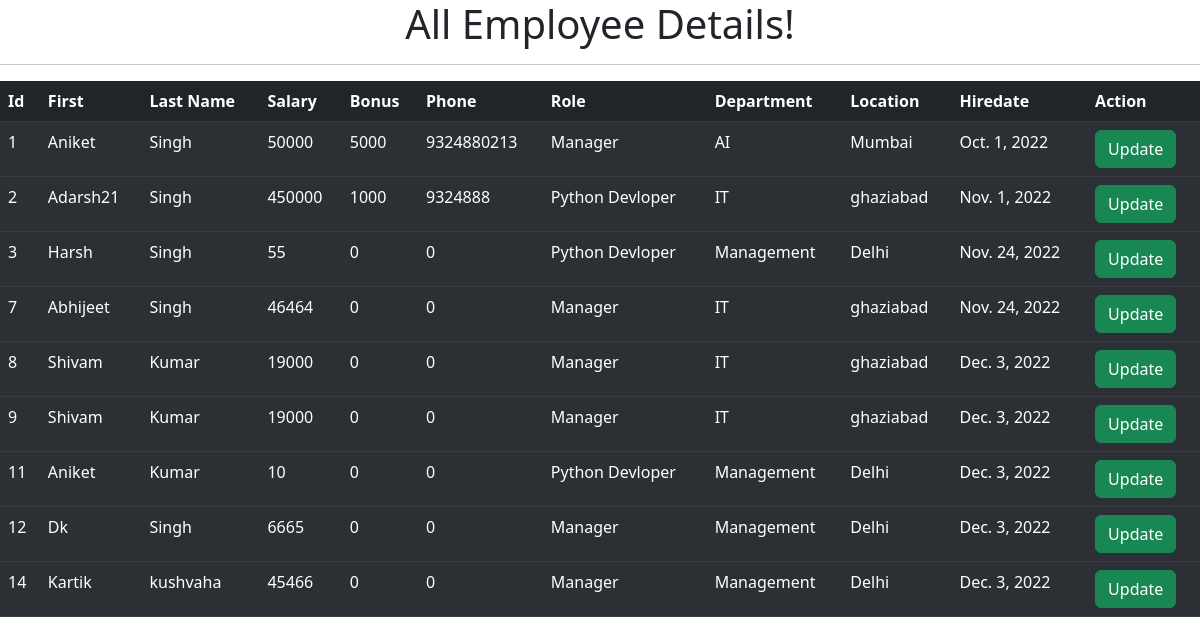
The app's page /all_emp with its own data.
### emp_app/models.py (models this page shows, shortened)
class Employee(models.Model):
    first_name = models.CharField(max_length=100, null=False)
    last_name = models.CharField(max_length=100)
    dept =  models.ForeignKey(Department, on_delete=models.CASCADE)
    salary = models.IntegerField(default=0)
    bonus = models.IntegerField(default=0)
    role = models.ForeignKey(Role, on_delete=models.CASCADE)
    phone = models.IntegerField(default=0)
    hire_date = models.DateField()

class Role(models.Model):
    name = models.CharField(max_length=100, null=False)

class Department(models.Model):
    name = models.CharField(max_length=100, null=False)
    location = models.CharField(max_length=100)

### emp_app/views.py (the view)
# urls.py: path('all_emp', views.all_emp, name='all_emp'),
def all_emp(request):
    emps = Employee.objects.all()
    context = {
        'emps':emps
    }
    return render(request, 'view_all_emp.html' , context)

### emp_app/templates/view_all_emp.html (shortened to what this page needs)
<!doctype html>
<html lang="en">
  <head>
    <link href="https://cdn.jsdelivr.net/npm/bootstrap@5.2.3/dist/css/bootstrap.min.css" rel="stylesheet">
  </head>
  <body>
    <div class="container">
        <h1 class="text-center">All Employee Details!</h1>
    </div>
    <hr>
    <div>
        <table class="table table-dark table-striped">
            <thead>
              <tr>
                <th scope="col">Id</th>
                <th scope="col">First</th>
                <th scope="col">Last Name</th>
                <th scope="col">Salary</th>
                <th scope="col">Bonus</th>
                <th scope="col">Phone</th>
                <th scope="col">Role</th>
                <th scope="col">Department</th>
                <th scope="col">Location</th>
                <th scope="col">Hiredate</th>
                <th scope="col">Action</th>
              </tr>
            </thead>
             {% for emp in emps %}
            <tbody>
              <tr>
                <td>{{emp.id}}</td>
                <td>{{emp.first_name}}</td>
                <td>{{emp.last_name}}</td>
                <td>{{emp.salary}}</td>
                <td>{{emp.bonus}}</td>
                <td>{{emp.phone}}</td>
                <td>{{emp.role.name}}</td>
                <td>{{emp.dept.name}}</td>
                <td>{{emp.dept.location}}</td>
                <td>{{emp.hire_date}}</td>
                <td>
                  <a href="{% url 'updatedata' emp.id %}"><button type="submit"  class="btn btn-success">Update </button></a>
  </td>
              </tr>
            </tbody>
            {% endfor %}
          </table>
    </div>
  </body>
</html>

### records on screen
Employee: id "1", first_name "Aniket", last_name "Singh", salary "50000", bonus "5000", phone "9324880213", role.name "Manager", dept.name "AI", dept.location "Mumbai", hire_date "Oct. 1, 2022"
Employee: id "2", first_name "Adarsh21", last_name "Singh", salary "450000", bonus "1000", phone "9324888", role.name "Python Devloper", dept.name "IT", dept.location "ghaziabad", hire_date "Nov. 1, 2022"
Employee: id "3", first_name "Harsh", last_name "Singh", salary "55", bonus "0", phone "0", role.name "Python Devloper", dept.name "Management", dept.location "Delhi", hire_date "Nov. 24, 2022"
Employee: id "7", first_name "Abhijeet", last_name "Singh", salary "46464", bonus "0", phone "0", role.name "Manager", dept.name "IT", dept.location "ghaziabad", hire_date "Nov. 24, 2022"
Employee: id "8", first_name "Shivam", last_name "Kumar", salary "19000", bonus "0", phone "0", role.name "Manager", dept.name "IT", dept.location "ghaziabad", hire_date "Dec. 3, 2022"
Employee: id "9", first_name "Shivam", last_name "Kumar", salary "19000", bonus "0", phone "0", role.name "Manager", dept.name "IT", dept.location "ghaziabad", hire_date "Dec. 3, 2022"
Employee: id "11", first_name "Aniket", last_name "Kumar", salary "10", bonus "0", phone "0", role.name "Python Devloper", dept.name "Management", dept.location "Delhi", hire_date "Dec. 3, 2022"
Employee: id "12", first_name "Dk", last_name "Singh", salary "6665", bonus "0", phone "0", role.name "Manager", dept.name "Management", dept.location "Delhi", hire_date "Dec. 3, 2022"
Employee: id "14", first_name "Kartik", last_name "kushvaha", salary "45466", bonus "0", phone "0", role.name "Manager", dept.name "Management", dept.location "Delhi", hire_date "Dec. 3, 2022"
